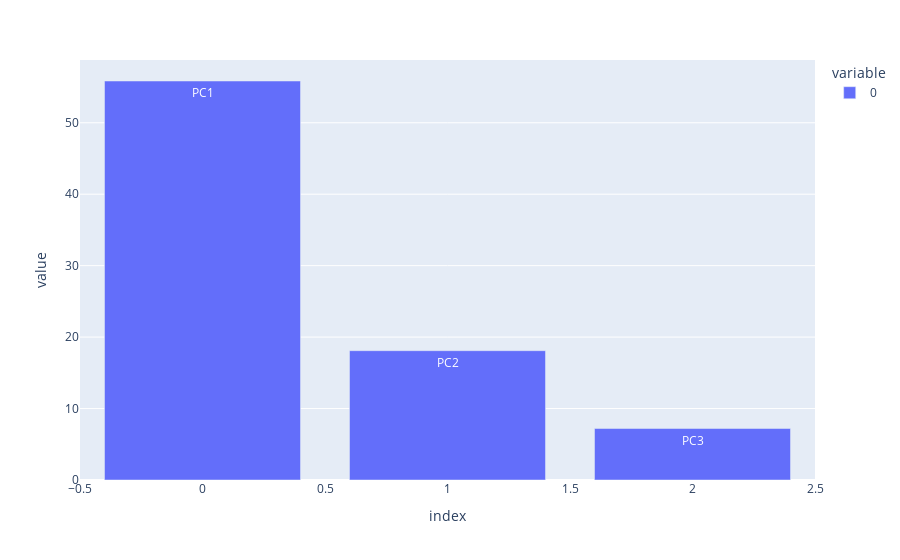

Source (notebook cell):
### Code cell
px.bar(pca.explained_variance_, text=['PC1','PC2','PC3'])

### Figure 1 — Plotly figure (JSON) as saved in the notebook; plotly's stock layout.template omitted (floating-point values rounded to 4 significant figures)
{"data": [{"alignmentgroup": "True", "hovertemplate": "variable=0<br>index=%{x}<br>value=%{y}<br>text=%{text}<extra></extra>", "legendgroup": "0", "marker": {"color": "#636efa", "pattern": {"shape": ""}}, "name": "0", "offsetgroup": "0", "orientation": "v", "showlegend": true, "text": ["PC1", "PC2", "PC3"], "textposition": "auto", "type": "bar", "x": [0, 1, 2], "xaxis": "x", "y": [55.84, 18.1, 7.203], "yaxis": "y"}], "layout": {"barmode": "relative", "legend": {"title": {"text": "variable"}, "tracegroupgap": 0}, "margin": {"t": 60}, "xaxis": {"anchor": "y", "domain": [0, 1], "title": {"text": "index"}}, "yaxis": {"anchor": "x", "domain": [0, 1], "title": {"text": "value"}}}}
